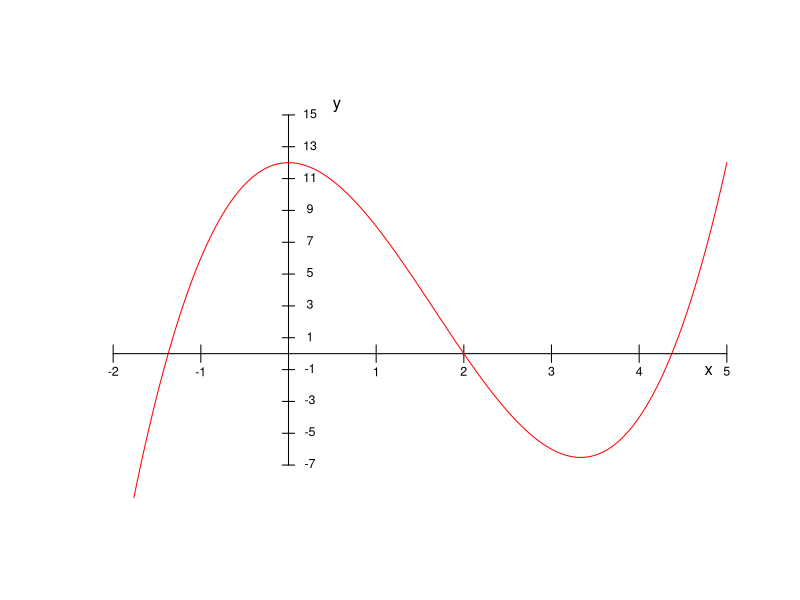
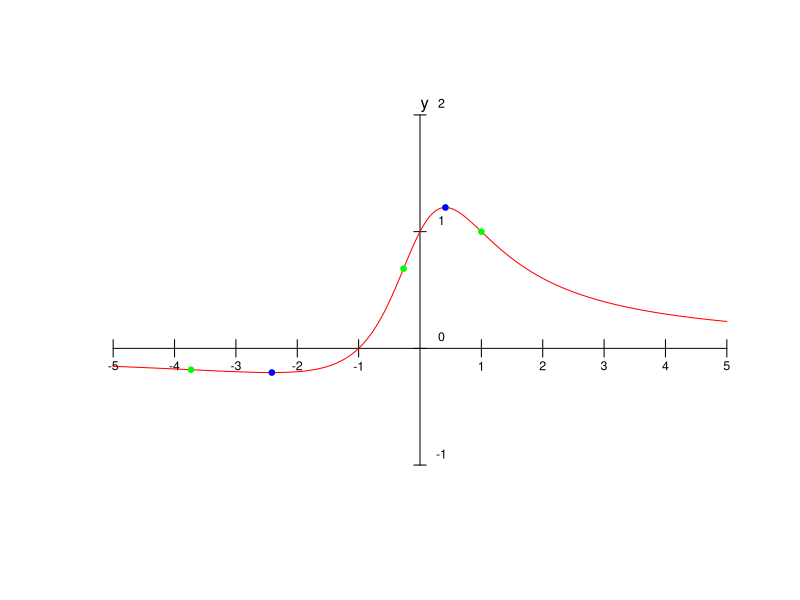

Reproduce these figures in R, in order.
## ---- chunk 1
xmin=-2
xmax=5
ymin=-7
ymax=15
tolx=0.01*(xmax-xmin)
toly=0.05*(ymax-ymin)
quantsx=7
quantsy=11
f = function(x){x^3-5*x^2+12}
plot(c(xmin-tolx,xmax+tolx,xmin-tolx,xmax+tolx),c(ymin-toly,ymin-toly,ymax+toly,ymax+toly),type="n",xlab="",ylab="",xaxt="n",yaxt="n",axes=FALSE)
x=seq(from=xmin,to=xmax,by=0.01)
#points(x,f(x),type="l")
lines(c(0,0),c(ymin,ymax))
lines(c(xmin,xmax),c(0,0))
text(xmax-3*tolx,-15*tolx,"x")
text(toly/2,ymax+toly/2,"y")
for (i in 0:(quantsx)){
  if(xmin+((xmax-xmin)/quantsx)*i != 0){
    lines(rep(xmin+((xmax-xmin)/quantsx)*i,2),c(-0.5*toly,+0.5*toly))
    text(xmin+((xmax-xmin)/quantsx)*i,-1*toly,xmin+((xmax-xmin)/quantsx)*i,cex=0.75)}
  }

for (i in 0:(quantsy)){
  lines(c(-tolx,tolx),ymin+rep(((ymax-ymin)/quantsy)*i,2))
 text(3.5*tolx,0.1+ymin+((ymax-ymin)/quantsy)*i,ymin+((ymax-ymin)/quantsy)*i,cex=0.75)
}
lines(x,f(x),col="red")
## ---- chunk 2
xmin=-5
xmax=5
ymin=-1
ymax=2
tolx=0.01*(xmax-xmin)
toly=0.05*(ymax-ymin)
quantsx=10
quantsy=3
f = function(x){(x+1)/(x^2+1)}
plot(c(xmin-tolx,xmax+tolx,xmin-tolx,xmax+tolx),c(ymin-toly,ymin-toly,ymax+toly,ymax+toly),type="n",xlab="",ylab="",xaxt="n",yaxt="n",axes=FALSE)
x=seq(from=xmin,to=xmax,by=0.01)
#points(x,f(x),type="l")
lines(c(0,0),c(ymin,ymax))
lines(c(xmin,xmax),c(0,0))
text(xmax-3*tolx,-15*tolx,"x")
text(toly/2,ymax+toly/2,"y")
for (i in 0:(quantsx)){
  if(xmin+((xmax-xmin)/quantsx)*i != 0){
    lines(rep(xmin+((xmax-xmin)/quantsx)*i,2),c(-0.5*toly,+0.5*toly))
    text(xmin+((xmax-xmin)/quantsx)*i,-1*toly,xmin+((xmax-xmin)/quantsx)*i,cex=0.75)}
  }

for (i in 0:(quantsy)){
  lines(c(-tolx,tolx),ymin+rep(((ymax-ymin)/quantsy)*i,2))
 text(3.5*tolx,0.1+ymin+((ymax-ymin)/quantsy)*i,ymin+((ymax-ymin)/quantsy)*i,cex=0.75)
}
lines(x,f(x),col="red")
maxim = c(-1+sqrt(2),f(-1+sqrt(2)))
minim = c(-1-sqrt(2),f(-1-sqrt(2)))
inflex1 = c(-2-sqrt(3),f(-2-sqrt(3)))
inflex2 = c(-2+sqrt(3),f(-2+sqrt(3)))
inflex3 = c(1,1)
points(c(maxim[1],minim[1]),c(maxim[2],minim[2]),cex=0.75,col="blue",pch=19)
points(c(inflex1[1],inflex2[1],inflex3[1]),c(inflex1[2],inflex2[2],inflex3[2]),cex=0.75,pch=19,col="green")
